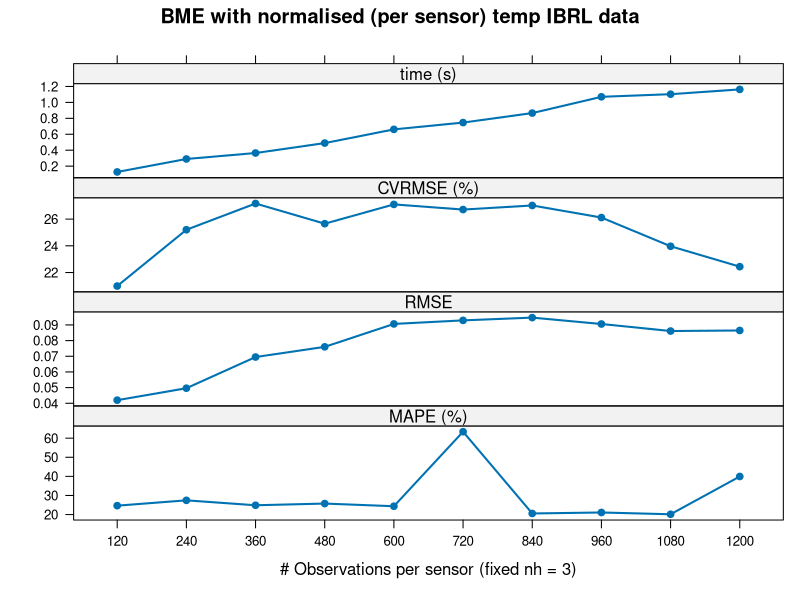
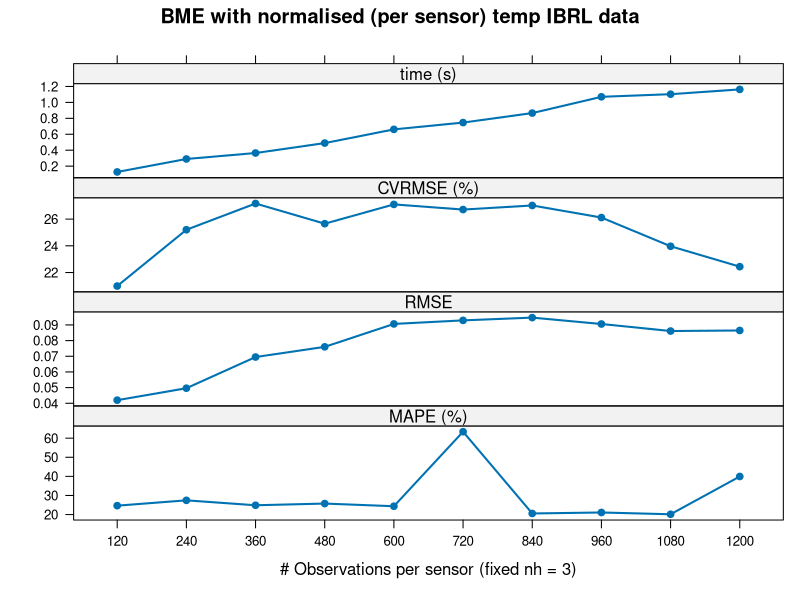
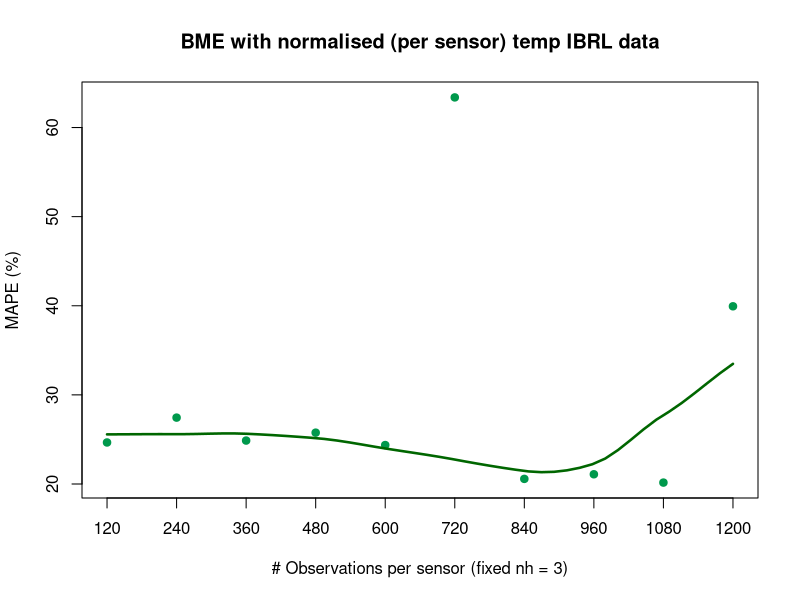
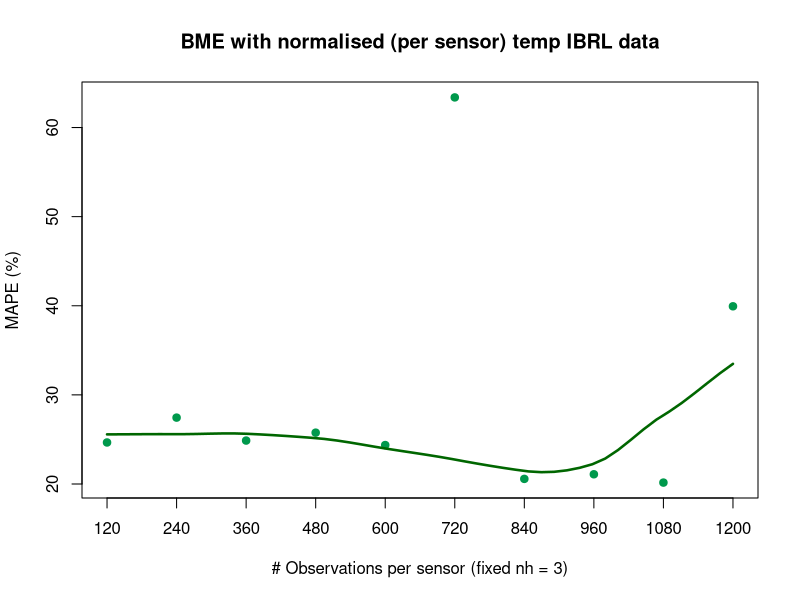

Here is the R script that generated these plots, in order:
df <- read.table("fig5.csv", sep=",", head=F)
names(df)[2:5] = c("MAPE", "RMSE", "CVRMSE", "time")

## op1 

library("ggplot2")
library("lattice")
library("reshape")
dat.m <- melt(df, measure.vars = c("MAPE","RMSE","CVRMSE", "time"))
levels(dat.m$variable) = c("MAPE (%)", "RMSE", "CVRMSE (%)", "time (s)")
xyplot(value~V1|variable, data = dat.m, layout = c(1,(ncol(df))-1), lwd=2, pch=19, type="b",scales = list(y = list(relation = "free", rot=0), x = list(at= seq(120,1200,120))),
xlab ="# Observations per sensor (fixed nh = 3)", ylab="", main="BME with normalised (per sensor) temp IBRL data")

dev.off()
svg(filename="fig5-opt1.svg", width = 12, height = 8, pointsize = 12)
xyplot(value~V1|variable, data = dat.m, layout = c(1,(ncol(df))-1), lwd=2, pch=19, type="b",scales = list(y = list(relation = "free", rot=0), x = list(at= seq(120,1200,120))),
       xlab ="# Observations per sensor (fixed nh = 3)", ylab="", main="BME with normalised (per sensor) temp IBRL data")
dev.off()

## op2

plot(df$V1, df$MAPE,ylab ="MAPE (%)", xlab="# Observations per sensor (fixed nh = 3)"
, main="BME with normalised (per sensor) temp IBRL data"#, ylim = c(3,4.5)
, col="#00994C", pch = 19, xaxt="n")
axis(1, at = seq(120,1200,120))
with(df, lines(loess.smooth(V1, MAPE),col = "#006600", lwd=2.5))


dev.off()
svg(filename="fig5-opt2.svg", width = 12, height = 8, pointsize = 12)
plot(df$V1, df$MAPE,ylab ="MAPE (%)", xlab="# Observations per sensor (fixed nh = 3)"
     , main="BME with normalised (per sensor) temp IBRL data"#, ylim = c(3,4.5)
     , col="#00994C", pch = 19, xaxt="n")
axis(1, at = seq(120,1200,120))
with(df, lines(loess.smooth(V1, MAPE),col = "#006600", lwd=2.5))

dev.off()
